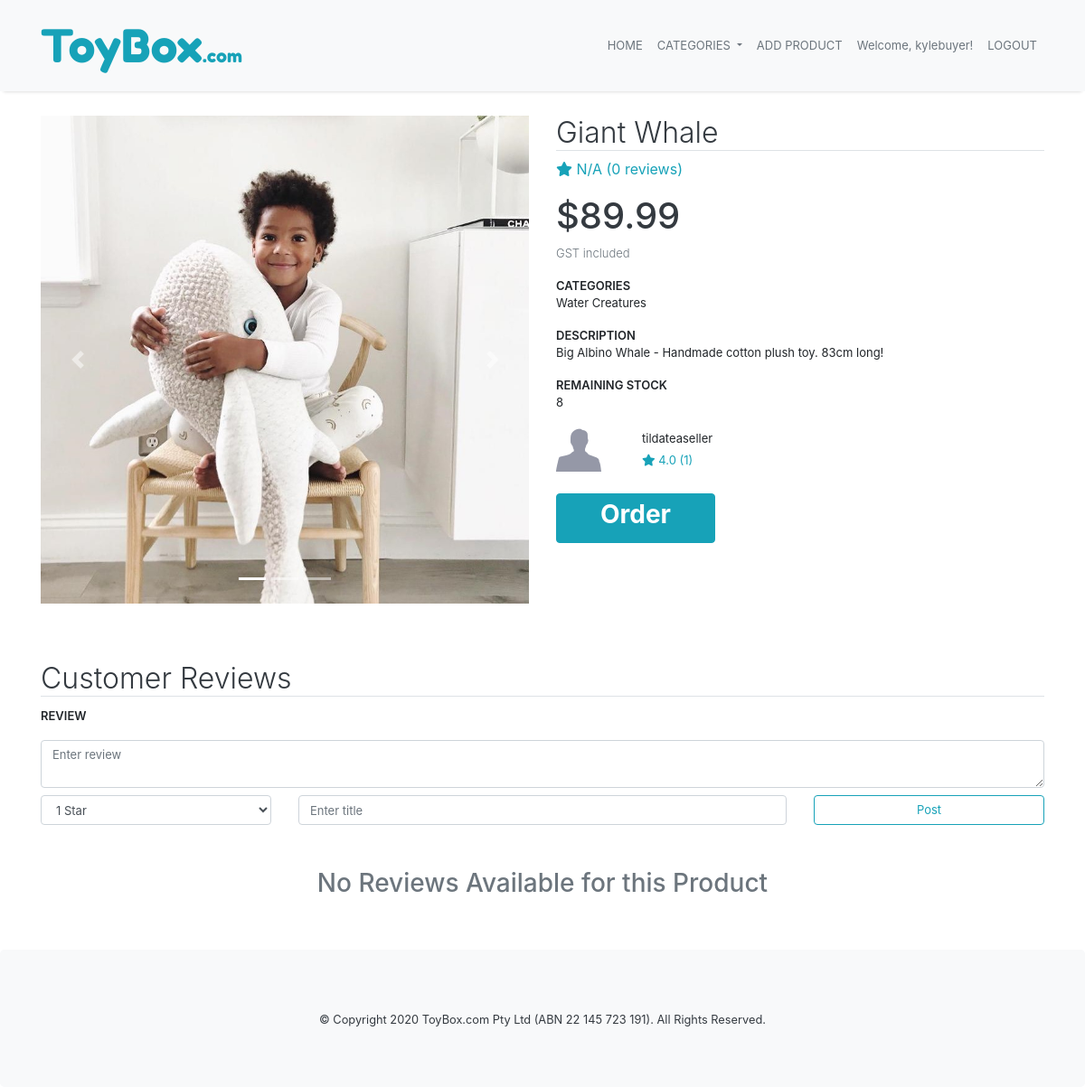
/product/7 (signed in), run on the app's committed database.
### marketplace/models.py (models this page shows, shortened)
class User(db.Model, UserMixin):
    __tablename__='users'
    id = db.Column(db.Integer, primary_key=True)
    username = db.Column(db.String(30), index=True, unique=True, nullable=False)
    email = db.Column(db.String(100), index=True, unique=True, nullable=False)
    phone = db.Column(db.String(20), nullable=False) #must be string to keep 0 at start of number
    bank_account = db.Column(db.String(30))
    seller = db.Column(db.Boolean, nullable=False) #determines whether the user is a seller or buyer
    password_hash = db.Column(db.String(255), nullable=False)
    products = db.relationship('Product', backref='user') #products added by user

class Product(db.Model):
    __tablename__='products'
    id = db.Column(db.Integer, primary_key=True)
    name = db.Column(db.String(100), nullable=False)
    description = db.Column(db.String(500))
    current_stock = db.Column(db.Integer, nullable=False)
    monthly_stock = db.Column(db.Integer, nullable=False)
    price = db.Column(db.Numeric, nullable=False)
    category = db.Column(db.String(50), nullable=False)
    created = db.Column(db.DateTime, default=datetime.now(), nullable=False)
    image_one = db.Column(db.String(400))
    image_two = db.Column(db.String(400))
    image_three = db.Column(db.String(400))
    seller_id = db.Column(db.Integer, db.ForeignKey('users.id'))
    comments = db.relationship('Comment', backref='product') #comments on product

### marketplace/products.py (the view)
@bp.route('/<id>', methods=['GET', 'POST'])
def view(id):
    product = Product.query.filter_by(id=id).first()
    if (not product): #if product doesnt exist then 404
        return render_template('404.html')
    roundedPrice = round(product.price, 2)
    rating = 0
    i = 0
    for comment in product.comments:
        rating += comment.rating
        i += 1
    if i > 0:
        rating = round(rating/i, 2)
    else:
        rating = 'N/A'
    seller = User.query.filter_by(id=product.seller_id).first()
    sellerRating = 0
    j = 0
    for prod in seller.products:
        for com in prod.comments:
            sellerRating += com.rating
            j += 1
    if j > 0:
        sellerRating = round(sellerRating/j, 2)
    else:
        sellerRating = 'N/A'
    comments = db.session.query(Comment, User).filter_by(product_id=id).outerjoin(User, Comment.user_id == User.id).all()
    form = ReviewForm()
    if(form.validate_on_submit()):
        f_text = form.text.data
        f_rating = form.rating.data
        f_title = form.title.data
        new_comment = Comment (
            text = f_text,
            rating = f_rating,
            title = f_title,
            user_id = current_user.id,
            product_id = id
        )
        db.session.add(new_comment)
        db.session.commit()
        return redirect(url_for('product.view', id=id))
    else:
        for field, errors in form.errors.items():
            for error in errors:
                flash(u"%s: %s" % (getattr(form, field).label.text.title(), error), 'error')
    return render_template('product.html', product=product, roundedPrice = roundedPrice, rating=rating, reviewCount=i, seller=seller, sellerRating=sellerRating, sellerReviewCount=j, comments=comments, form=form)

### marketplace/forms.py
class ReviewForm(FlaskForm):
    text = TextAreaField("REVIEW", validators=[Length(min=0, max=500, message="Max length of 500 characters")])
    rating = SelectField("RATING", choices=[('1','1 Star'), ('2','2 Stars'), ('3','3 Stars'), ('4','4 Stars'), ('5','5 Stars')])
    title = StringField("TITLE", validators=[InputRequired(), Length(min=1, max=100, message="Max length of 100 characters")])
    submit = SubmitField("Post")

### marketplace/templates/product.html (shortened to what this page needs)
{% extends 'base.html' %}
{% block content %}
<div class="container">
    <div class="row content-container mb-5">
        <div class="col-md-6">
            <div id="carouselExampleIndicators" class="carousel slide mb-3" data-ride="carousel">
                <ol class="carousel-indicators">
                    <li data-target="#carouselExampleIndicators" data-slide-to="0" class="active"></li>
                    {% if product.image_two %}
                    <li data-target="#carouselExampleIndicators" data-slide-to="1"></li>
                    {% endif %}
                    {% if product.image_three %}
                    <li data-target="#carouselExampleIndicators" data-slide-to="2"></li>
                    {% endif %}
                </ol>
                <div class="carousel-inner">
                    <div class="carousel-item active">
                        <img class="d-block w-100" src="..{{ product.image_one }}" alt="First slide">
                    </div>
                </div>
                <a class="carousel-control-prev" href="#carouselExampleIndicators" role="button" data-slide="prev">
                    <span class="carousel-control-prev-icon" aria-hidden="true"></span>
                </a>
                <a class="carousel-control-next" href="#carouselExampleIndicators" role="button" data-slide="next">
                    <span class="carousel-control-next-icon" aria-hidden="true"></span>
                </a>
            </div>
        </div>
        <div class="col-md-6">
            <h2 class="text-dark font-weight-light border-bottom">{{ product.name }}</h2>
            <div class="text-info">
                <i class="fas fa-star"></i> {{ rating }} ({{ reviewCount }} reviews)
            </div>
            <h1 class="text-dark mt-3">${{ roundedPrice }}</h1>
            <div class="small-font form-head text-muted font-weight-light">GST included</div>
            <div class="small-font form-head mt-3">CATEGORIES</div>
            <p class="small-font">{{ product.category }}</p>
            <div class="small-font form-head mt-3">DESCRIPTION</div>
            <p class="small-font">{{ product.description }}</p>
            <div class="small-font form-head mt-3">REMAINING STOCK</div>
            {% if product.current_stock > 0 %}
                <p class="small-font">{{ product.current_stock }}</p>
            {% else%}
                <p class="small-font text-danger">Out of Stock</p>
            {% endif %}
            <div class="row mt-2">
                <div class="col-2">
                    <img class="" src="../static/img/genericman.jpg" height="50px" width="50px">
                </div>
                <div class="col">
                    <span class="small-font">{{ seller.username }}<br>
                        <span class="text-info">
                            <i class="fas fa-star"></i> {{ sellerRating }} ({{ sellerReviewCount }})
                        </span>
                    </span>
                </div>
            </div>
            {% if product.current_stock > 0 %}
                {% if current_user.seller == False %}
                    <a class="btn btn-info mt-4 pl-5 pr-5" href="{{ url_for('order.order', id=product.id) }}">
                        <h3 class="font-weight-bold">Order</h3>
                    </a>
                {% else %}
                    <a class="btn btn-danger btn-info mt-4 pl-5 pr-5" data-toggle="OOS-tooltip" data-placement="right" title="You must be logged in as a buyer to purchase products!" disabled>
                        <h3 style="color:white;" class="font-weight-bold">Order</h3>
                    </a>
                {% endif %}
            {% else %}
                <a class="btn btn-danger btn-info mt-4 pl-5 pr-5" data-toggle="OOS-tooltip" data-placement="right" title="Unfortunately, I am Out of Stock for this month. Check in on me later!" disabled>
                    <h3 style="color:white;" class="font-weight-bold">Order</h3>
                </a>
            {% endif %}
        </div>
    </div>
    <h2 class="text-dark font-weight-light border-bottom">Customer Reviews</h2>
    {% if current_user.seller == False %}
    <form method="POST">
        {{ form.text.label(class_="small-font form-head") }}
        <div class="row">
            <div class="col mt-2">
                <div class="form-group m-0">
                    {{ form.text(class_="form-control small-font", placeholder="Enter review") }}
                </div>
            </div>
        </div>
        <div class="row">
            <div class="col-sm-3 mt-2">
                {{ form.rating(class_="form-control small-font") }}
            </div>
            <div class="col-sm-6 mt-2">
                {{ form.title(class_="form-control small-font", placeholder="Enter title") }}
            </div>
            <div class="col-sm-3 mt-2">
                {{ form.submit(class_="btn btn-outline-info form-control small-font") }}
            </div>
        </div>
    </form>
    {% endif %}
    {% if reviewCount == 0 %}
        <h3 class="text-center mt-5 text-muted"> No Reviews Available for this Product </h3>
    {% endif %}
</div>
{% endblock %}

### marketplace/templates/base.html (shortened to what this page needs)
<!DOCTYPE html>
<html lang="en">
<head>
    <link href="https://stackpath.bootstrapcdn.com/bootstrap/4.4.1/css/bootstrap.min.css" rel="stylesheet"
>
    <link rel="stylesheet" href="../static/css/style.css">
</head>
<body class="container-full bg-white">
    <nav class="navbar navbar-expand-lg fixed-top navbar-light bg-light">
        <div class="container">
            <a class="navbar-brand fredoka-font logo text-info" href="{{ url_for('main.index') }}">ToyBox<span
                    class="logo-small d-none d-sm-inline-block">.com</span></a>
            <div class="collapse navbar-collapse" id="navbarNav">
                <ul class="navbar-nav ml-auto">
                    <li class="nav-item active">
                        <a class="nav-link text-secondary small-font" href="{{ url_for('main.index') }}">HOME</a>
                    </li>
                    <li class="nav-item dropdown">
                        <a class="nav-link dropdown-toggle text-secondary small-font" href="{{ url_for('main.index') }}"
                            id="navbarDropdown" role="button" data-toggle="dropdown" aria-haspopup="true"
                            aria-expanded="false">
                            CATEGORIES
                        </a>
                    </li>
                    {% if current_user.seller != True %}
                        <li class="nav-item">
                            <a class="nav-link text-secondary small-font" href="{{ url_for('auth.login') }}">ADD PRODUCT</a>
                        </li>
                    {% endif %}
                    {% if current_user.is_authenticated %}
                        <li class="nav-item">
                            <a class="nav-link disabled text-secondary small-font" href="#"><span>Welcome, {{ current_user.username }}!</span></a>
                        </li>
                        <li class="nav-item">
                            <a class="nav-link text-secondary small-font" href="{{url_for('auth.logout')}}">LOGOUT</a>
                        </li>
                    {% endif %}
                </ul>
            </div>
        </div>
    </nav>
    {% block content %}
    {% endblock %}
    <div class="jumbotron text-center text-dark bg-light m-0 mt-5">
        <small>© Copyright 2020 ToyBox.com Pty Ltd (ABN 22 145 723 191). All Rights Reserved.<small>
    </div>
</body>
</html>

### marketplace/static/css/style.css (style rules this page uses)
body { overflow-x: hidden; display: flex; flex-direction: column; min-height: 100%; }
html { min-height: 100%; }
.navbar { box-shadow: 0 4px 4px -4px rgba(0,0,0,.2); }
.fredoka-font { font-family: 'Fredoka One', cursive!important; }
.logo { font-size: 50px; }
.logo-small { font-size: 20px; }
.content-container { margin-top: 128px; }
h1 { font-size: 40px; }
.form-head { font-size: 13px; font-weight: 600; }
.small-font { font-size: 13px!important; }

### data on the page
User: username "kylebuyer"
Product: image_one (picture), name "Giant Whale", category "Water Creatures", description "Big Albino Whale - Handmade cotton plush toy. 83cm long!", current_stock "8"
User: username "tildateaseller"

### other printed values
{{ rating }} "N/A"
{{ reviewCount }} "0"
{{ roundedPrice }} "89.99"
{{ sellerRating }} "4.0"
{{ sellerReviewCount }} "1"
